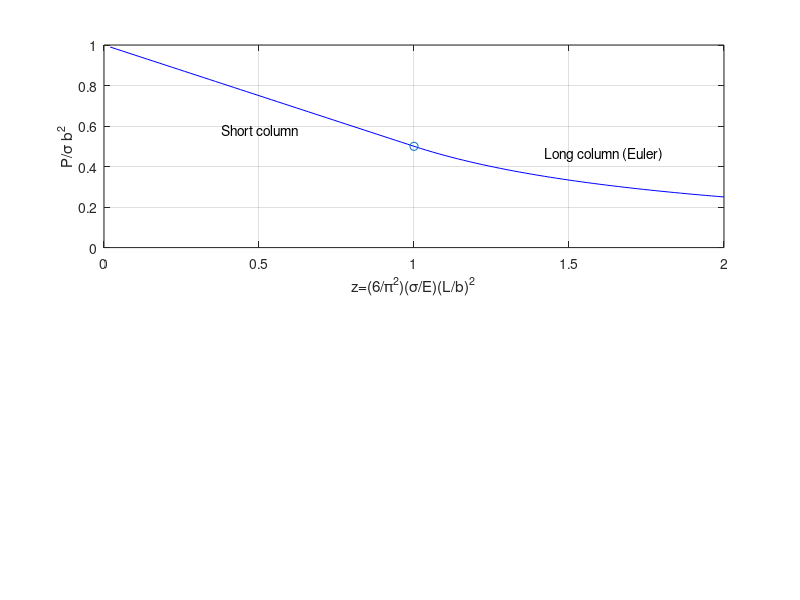

Write MATLAB code to recreate this figure.
% Script f01_19.m; allowable axial stress for square 
% column vs. slenderness ratio;        12/92, 4/1/02
%
% Short column:
z=[.02:.02:1]; N=length(z); un=ones(1,N); s=un-z/2;
%
% Long column:
z1=[1:.02:2]; N1=length(z1); un1=ones(1,N1);
s1=un1./(2*z1); 
%
figure(1); clf; subplot(211),
plot(z,s,'b',z1,s1,'b',1,.5,'o'); 
grid; axis([0 2 0 1]); ylabel('P/\sigma b^2'); 
xlabel('z=(6/\pi^2)(\sigma/E)(L/b)^2'); 
text(.38,.58,'Short column'); 
text(1.42,.46,'Long column (Euler)');
print -deps2 \book_do\figures\f01_19
